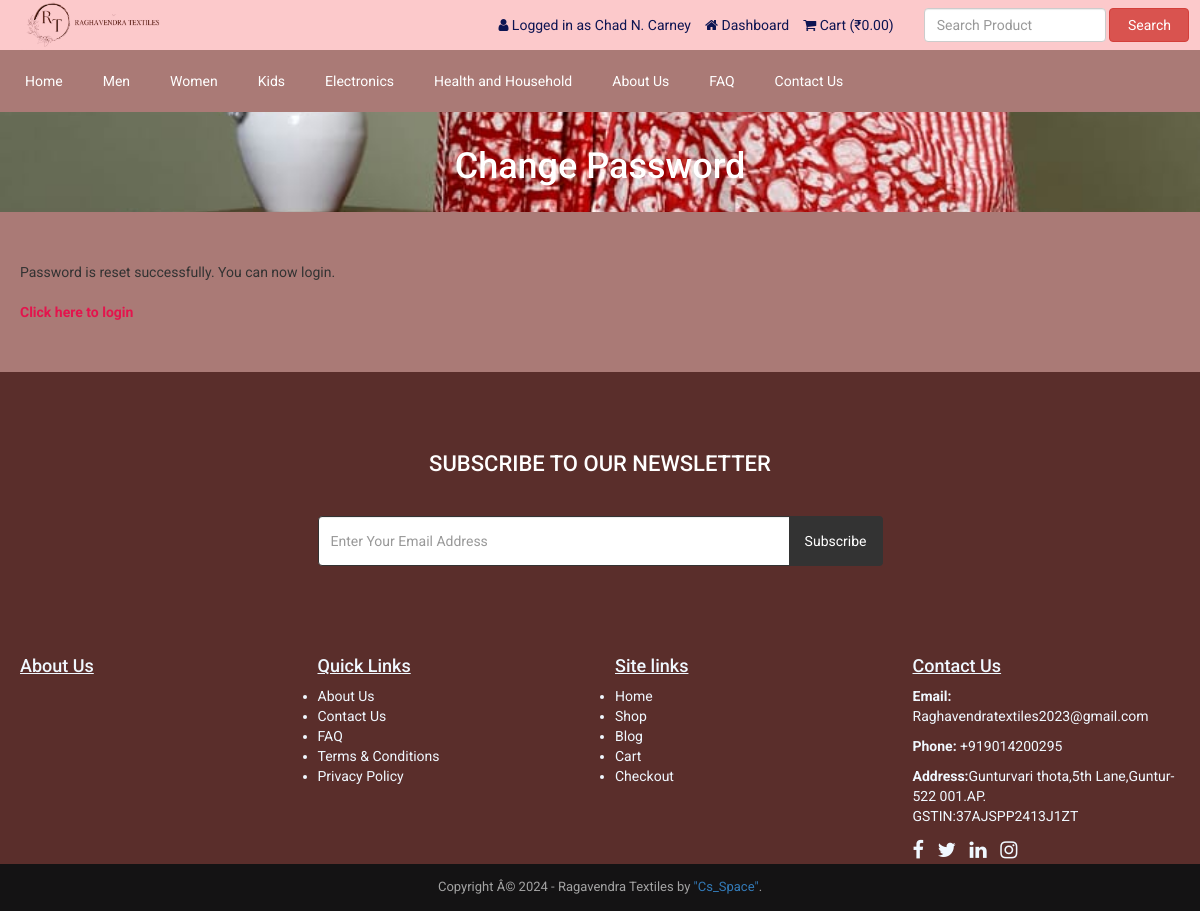
The app's page /reset-password-success.php (signed in) with its own data.
### tables this page shows
CREATE TABLE `tbl_settings` (
  `id` int(11) NOT NULL,
  `logo` varchar(255) NOT NULL,
  `favicon` varchar(255) NOT NULL,
  `footer_about` text NOT NULL,
  `footer_copyright` text NOT NULL,
  `contact_address` text NOT NULL,
  `contact_email` varchar(255) NOT NULL,
  `contact_phone` varchar(255) NOT NULL,
  `contact_fax` varchar(255) NOT NULL,
  `contact_map_iframe` text NOT NULL,
  `receive_email` varchar(255) NOT NULL,
  `receive_email_subject` varchar(255) NOT NULL,
  `receive_email_thank_you_message` text NOT NULL,
  `forget_password_message` text NOT NULL,
  `total_recent_post_footer` int(10) NOT NULL,
  `total_popular_post_footer` int(10) NOT NULL,
  `total_recent_post_sidebar` int(11) NOT NULL,
  `total_popular_post_sidebar` int(11) NOT NULL,
  `total_featured_product_home` int(11) NOT NULL,
  `total_latest_product_home` int(11) NOT NULL,
  `total_popular_product_home` int(11) NOT NULL,
  `meta_title_home` text NOT NULL,
  `meta_keyword_home` text NOT NULL,
  `meta_description_home` text NOT NULL,
  `banner_login` varchar(255) NOT NULL,
  `banner_registration` varchar(255) NOT NULL,
  `banner_forget_password` varchar(255) NOT NULL,
  `banner_reset_password` varchar(255) NOT NULL,
  `banner_search` varchar(255) NOT NULL,
  `banner_cart` varchar(255) NOT NULL,
  `banner_checkout` varchar(255) NOT NULL,
  `banner_product_category` varchar(255) NOT NULL,
  `banner_blog` varchar(255) NOT NULL,
  `cta_title` varchar(255) NOT NULL,
  `cta_content` text NOT NULL,
  `cta_read_more_text` varchar(255) NOT NULL,
  `cta_read_more_url` varchar(255) NOT NULL,
  `cta_photo` varchar(255) NOT NULL,
  `featured_product_title` varchar(255) NOT NULL,
  `featured_product_subtitle` varchar(255) NOT NULL,
  `latest_product_title` varchar(255) NOT NULL,
  `latest_product_subtitle` varchar(255) NOT NULL,
  `popular_product_title` varchar(255) NOT NULL,
  `popular_product_subtitle` varchar(255) NOT NULL,
  `testimonial_title` varchar(255) NOT NULL,
  `testimonial_subtitle` varchar(255) NOT NULL,
  `testimonial_photo` varchar(255) NOT NULL,
  `blog_title` varchar(255) NOT NULL,
  `blog_subtitle` varchar(255) NOT NULL,
  `newsletter_text` text NOT NULL,
  `paypal_email` varchar(255) NOT NULL,
  `stripe_public_key` varchar(255) NOT NULL,
  `stripe_secret_key` varchar(255) NOT NULL,
  `bank_detail` text NOT NULL,
  `before_head` text NOT NULL,
  `after_body` text NOT NULL,
  `before_body` text NOT NULL,
  `home_service_on_off` int(11) NOT NULL,
  `home_welcome_on_off` int(11) NOT NULL,
  `home_featured_product_on_off` int(11) NOT NULL,
  `home_latest_product_on_off` int(11) NOT NULL,
  `home_popular_product_on_off` int(11) NOT NULL,
  `home_testimonial_on_off` int(11) NOT NULL,
  `home_blog_on_off` int(11) NOT NULL,
  `newsletter_on_off` int(11) NOT NULL,
  `ads_above_welcome_on_off` int(1) NOT NULL,
  `ads_above_featured_product_on_off` int(1) NOT NULL,
  `ads_above_latest_product_on_off` int(1) NOT NULL,
  `ads_above_popular_product_on_off` int(1) NOT NULL,
  `ads_above_testimonial_on_off` int(1) NOT NULL,
  `ads_category_sidebar_on_off` int(1) NOT NULL
);

CREATE TABLE `tbl_top_category` (
  `tcat_id` int(11) NOT NULL,
  `tcat_name` varchar(255) NOT NULL,
  `show_on_menu` int(1) NOT NULL
);

CREATE TABLE `tbl_page` (
  `id` int(11) NOT NULL,
  `about_title` varchar(255) NOT NULL,
  `about_content` text NOT NULL,
  `about_banner` varchar(255) NOT NULL,
  `about_meta_title` varchar(255) NOT NULL,
  `about_meta_keyword` text NOT NULL,
  `about_meta_description` text NOT NULL,
  `faq_title` varchar(255) NOT NULL,
  `faq_banner` varchar(255) NOT NULL,
  `faq_meta_title` varchar(255) NOT NULL,
  `faq_meta_keyword` text NOT NULL,
  `faq_meta_description` text NOT NULL,
  `blog_title` varchar(255) NOT NULL,
  `blog_banner` varchar(255) NOT NULL,
  `blog_meta_title` varchar(255) NOT NULL,
  `blog_meta_keyword` text NOT NULL,
  `blog_meta_description` text NOT NULL,
  `contact_title` varchar(255) NOT NULL,
  `contact_banner` varchar(255) NOT NULL,
  `contact_meta_title` varchar(255) NOT NULL,
  `contact_meta_keyword` text NOT NULL,
  `contact_meta_description` text NOT NULL,
  `pgallery_title` varchar(255) NOT NULL,
  `pgallery_banner` varchar(255) NOT NULL,
  `pgallery_meta_title` varchar(255) NOT NULL,
  `pgallery_meta_keyword` text NOT NULL,
  `pgallery_meta_description` text NOT NULL,
  `vgallery_title` varchar(255) NOT NULL,
  `vgallery_banner` varchar(255) NOT NULL,
  `vgallery_meta_title` varchar(255) NOT NULL,
  `vgallery_meta_keyword` text NOT NULL,
  `vgallery_meta_description` text NOT NULL
);

### reset-password-success.php (the view, shortened to what this page needs)
<?php require_once('header.php'); ?>
<?php
$statement = $pdo->prepare("SELECT * FROM tbl_settings WHERE id=1");
$statement->execute();
$result = $statement->fetchAll(PDO::FETCH_ASSOC);
foreach ($result as $row) {
    $banner_forget_password = $row['banner_forget_password'];
}
?>
<div class="page-banner" style="background-color:#444;background-image: url(assets/uploads/<?php echo $banner_forget_password; ?>);">
    <div class="inner">
        <h1><?php echo LANG_VALUE_149; ?></h1>
    </div>
</div>
<div class="page">
    <div class="container">
        <div class="row">
            <div class="col-md-12">
                <div class="user-content">
                    <?php echo LANG_VALUE_146; ?><br><br>
                    <a href="<?php echo BASE_URL; ?>login.php" style="color:#e4144d;font-weight:bold;"><?php echo LANG_VALUE_11; ?></a>
                </div>
            </div>
        </div>
    </div>
</div>
<?php require_once('footer.php'); ?>

### header.php (shortened to what this page needs)
<?php
include("admin/inc/config.php");
$statement = $pdo->prepare("SELECT * FROM tbl_settings WHERE id=1");
$statement->execute();
$result = $statement->fetchAll(PDO::FETCH_ASSOC);
foreach ($result as $row)
{
	$logo = $row['logo'];
}
?>
<!DOCTYPE html>
<html lang="en">
<head>
	<link rel="stylesheet" href="assets/css/bootstrap.min.css">
	<link rel="stylesheet" href="assets/css/font-awesome.min.css">
	<link rel="stylesheet" href="assets/css/owl.carousel.min.css">
	<link rel="stylesheet" href="assets/css/owl.theme.default.min.css">
	<link rel="stylesheet" href="assets/css/jquery.bxslider.min.css">
    <link rel="stylesheet" href="assets/css/magnific-popup.css">
    <link rel="stylesheet" href="assets/css/rating.css">
	<link rel="stylesheet" href="assets/css/spacing.css">
	<link rel="stylesheet" href="assets/css/bootstrap-touch-slider.css">
	<link rel="stylesheet" href="assets/css/animate.min.css">
	<link rel="stylesheet" href="assets/css/tree-menu.css">
	<link rel="stylesheet" href="assets/css/select2.min.css">
	<link rel="stylesheet" href="assets/css/main.css">
	<link rel="stylesheet" href="assets/css/responsive.css">
	<?php
	$statement = $pdo->prepare("SELECT * FROM tbl_page WHERE id=1");
	$statement->execute();
	$result = $statement->fetchAll(PDO::FETCH_ASSOC);
		?>
</head>
<body>
<div class="header">
	<div class="container">
		<div class="row inner">
			<div class="col-md-4 logo">
				<a href="index.php"><img src="assets/uploads/logo.png"<?php echo $logo; ?>" alt="logo image"></a>
			</div>
			<div class="col-md-5 right">
				<ul>
					<?php
					if(isset($_SESSION['customer'])) {
						?>
						<li><i class="fa fa-user"></i> <?php echo LANG_VALUE_13; ?> <?php echo $_SESSION['customer']['cust_name']; ?></li>
						<li><a href="dashboard.php"><i class="fa fa-home"></i> <?php echo LANG_VALUE_89; ?></a></li>
						<?php
					} else {
						?>
						<li><a href="login.php"><i class="fa fa-sign-in"></i> <?php echo LANG_VALUE_9; ?></a></li>
						<li><a href="registration.php"><i class="fa fa-user-plus"></i> <?php echo LANG_VALUE_15; ?></a></li>
						<?php
					}
					?>
					<li><a href="cart.php"><i class="fa fa-shopping-cart"></i> <?php echo LANG_VALUE_18; ?> (<?php echo '₹'; ?><?php
					if(isset($_SESSION['cart_p_id'])) {
						$table_total_price = 0;
						$i=0;
	                    foreach($_SESSION['cart_p_qty'] as $key => $value)
	                    {
	                        $i++;
	                        $arr_cart_p_qty[$i] = $value;
	                    }                    $i=0;
	                    foreach($_SESSION['cart_p_current_price'] as $key => $value)
	                    {
	                        $i++;
	                        $arr_cart_p_current_price[$i] = $value;
	                    }
	                    for($i=1;$i<=count($arr_cart_p_qty);$i++) {
	                    	$row_total_price = $arr_cart_p_current_price[$i]*$arr_cart_p_qty[$i];
	                        $table_total_price = $table_total_price + $row_total_price;
	                    }
						echo $table_total_price;
					} else {
						echo '0.00';
					}
					?>)</a></li>
				</ul>
			</div>
			<div class="col-md-3 search-area">
				<form class="navbar-form navbar-left" role="search" action="search-result.php" method="get">
					<div class="form-group">
						<input type="text" class="form-control search-top" placeholder="<?php echo LANG_VALUE_2; ?>" name="search_text">
					</div>
					<button type="submit" class="btn btn-danger"><?php echo LANG_VALUE_3; ?></button>
				</form>
			</div>
		</div>
	</div>
</div>
<div class="nav">
	<div class="container">
		<div class="row">
			<div class="col-md-12 pl_0 pr_0">
				<div class="menu-container">
					<div class="menu">
						<ul>
							<li><a href="index.php">Home</a></li>
							<?php
							$statement = $pdo->prepare("SELECT * FROM tbl_top_category WHERE show_on_menu=1");
							$statement->execute();
							$result = $statement->fetchAll(PDO::FETCH_ASSOC);
							foreach ($result as $row) {
								?>
								<li><a &type=top-category"><?php echo $row['tcat_name']; ?></a>
								</li>
								<?php
							}
							?>
							<?php
							$statement = $pdo->prepare("SELECT * FROM tbl_page WHERE id=1");
							$statement->execute();
							$result = $statement->fetchAll(PDO::FETCH_ASSOC);
							foreach ($result as $row) {
								$about_title = $row['about_title'];
								$faq_title = $row['faq_title'];
								$contact_title = $row['contact_title'];
							}
							?>
							<li><a href="about.php"><?php echo $about_title; ?></a></li>
							<li><a href="faq.php"><?php echo $faq_title; ?></a></li>
							<li><a href="contact.php"><?php echo $contact_title; ?></a></li>
						</ul>
					</div>
				</div>
			</div>
		</div>
	</div>
</div>

### assets/css/main.css (style rules this page uses)
* { margin: 0; padding: 0; }
body { font-family: "Roboto", sans-serif; font-size: 14px; }
h1, h2, h3, h4, h5, h6 { font-family: "Roboto", sans-serif; }
a { text-decoration: none; }
.header { width: 100%; height: auto; background: #fcc9cb ; }
.header .inner { height: auto; display: table; }
.header .logo { float: none; display: table-cell; vertical-align: middle; }
.header .logo img { max-width: 300%; height: 50px; }
.header .navbar-form .form-control { width: 300px; }
.header .search-area { float: none; display: table-cell; vertical-align: middle; }
.header .search-area .form-group { width: calc(100% - 84px); }
.header .search-area button { width: 80px; }
.header .search-area form { width: 100%; }
.header .right { float: none; display: table-cell; vertical-align: middle; padding-right: 0; }
.header .right ul { float: right; margin-bottom: 0; }
.header .right ul li { list-style-type: none; float: left; margin-left: 14px; color: #0d1452; }
.header .right ul li a { color: #0d1452; }
.header .navbar-form .search-top { width: 100%; }
.nav { background: #aa7a76; }
.menu-container { width: 100%; margin: 0 auto; background: #aa7a76; }
.menu-dropdown-icon:before { content: "\f067"; font-family: "FontAwesome"; display: none; cursor: pointer; float: right; padding: 1.5em 2em; background: #fff; color: #333; }
.menu > ul { margin: 0 auto; width: 100%; list-style: none; padding: 0; position: relative; box-sizing: border-box; }
.menu > ul:before, .menu > ul:after { content: ""; display: table; }
.menu > ul:after { clear: both; }
.menu > ul > li { float: left; padding: 0; margin: 0; }
.menu > ul > li a { text-decoration: none; padding: 1.5em 20px; display: block; color: #fff; }
.page-banner { width: 100%; height: auto; background-repeat: no-repeat; background-position: center center; -webkit-background-size: cover; background-size: cover; position: relative; padding-top: 15px; padding-bottom: 15px; overflow: hidden; }
.page-banner h1 { color: #fff; text-align: center; z-index: 999; position: relative; }
.page { width: 100%; height: auto; padding-top: 50px; padding-bottom: 50px; }
@media (min-width: 768px) { .col-md-4 { flex: 0 0 33.33333%; max-width: 33.33333%; } }
img { vertical-align: middle; border-style: none; }
.container { width: 100%; height: auto; }

### assets/css/responsive.css (style rules this page uses)
@media only screen and (min-width: 992px) { .header .inner { width: 100%; } }
@media only screen and (min-width: 992px) { .header .search-area { padding-right: 0; } }
@media only screen and (min-width: 992px) { .header .search-area form { padding-right: 0; } }
@media only screen and (min-width: 992px) { .header .container { padding-right: 0; } }

### reset-password-success.php (style rules this page uses)
body { background-color: #aa7a76; }

### records on screen
tbl_settings: logo (picture), banner_forget_password (picture)
tbl_top_category: tcat_name "Men"
tbl_top_category: tcat_name "Women"
tbl_top_category: tcat_name "Kids"
tbl_top_category: tcat_name "Electronics"
tbl_top_category: tcat_name "Health and Household"
tbl_page: about_title "About Us", faq_title "FAQ", contact_title "Contact Us"

### other values on screen
LANG_VALUE_13 "Logged in as"
$_SESSION['customer']['cust_name'] "Chad N. Carney"
LANG_VALUE_89 "Dashboard"
LANG_VALUE_18 "Cart"
LANG_VALUE_3 "Search"
LANG_VALUE_149 "Change Password"
LANG_VALUE_146 "Password is reset successfully. You can now login."
LANG_VALUE_11 "Click here to login"
LANG_VALUE_93 "SUBSCRIBE TO OUR NEWSLETTER"
LANG_VALUE_92 "Subscribe"
